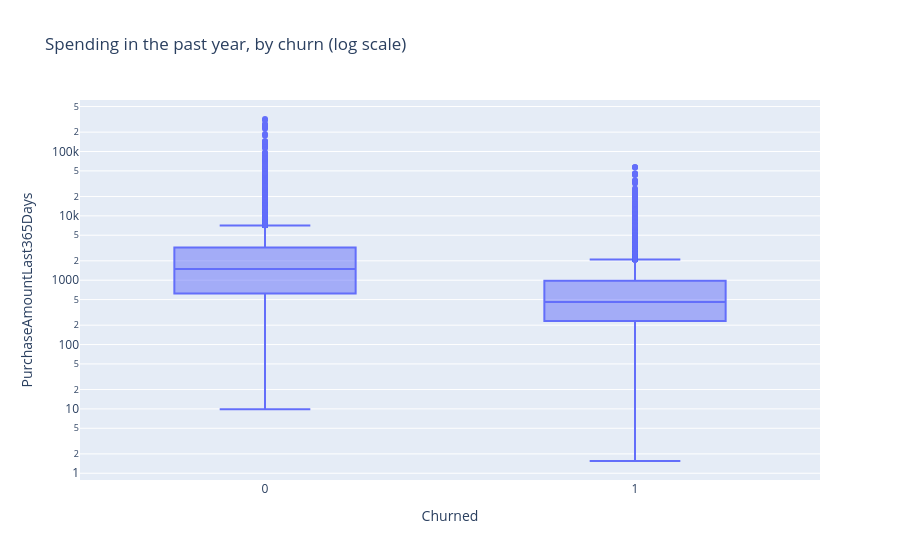

The cell this chart's notebook holds for it:
### Code cell
px.box(eda, x="Churned", y="PurchaseAmountLast365Days", log_y=True,
       title="Spending in the past year, by churn (log scale)")

### Figure 1 — Plotly figure (JSON) as saved in the notebook; plotly's stock layout.template omitted (floating-point values rounded to 4 significant figures; data arrays with more than 128 entries replaced by an {"elided": "..."} marker saying what was removed)
{"data": [{"alignmentgroup": "True", "hovertemplate": "Churned=%{x}<br>PurchaseAmountLast365Days=%{y}<extra></extra>", "legendgroup": "", "marker": {"color": "#636efa"}, "name": "", "notched": false, "offsetgroup": "", "orientation": "v", "showlegend": false, "type": "box", "x": {"elided": "25547 int values"}, "x0": " ", "xaxis": "x", "y": {"elided": "25547 float values"}, "y0": " ", "yaxis": "y"}], "layout": {"boxmode": "group", "legend": {"tracegroupgap": 0}, "title": {"text": "Spending in the past year, by churn (log scale)"}, "xaxis": {"anchor": "y", "domain": [0.0, 1.0], "title": {"text": "Churned"}}, "yaxis": {"anchor": "x", "domain": [0.0, 1.0], "title": {"text": "PurchaseAmountLast365Days"}, "type": "log"}}}
